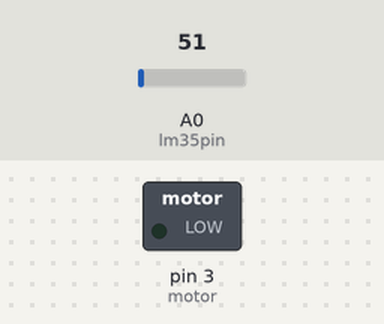
This sketch was run on a simulated Arduino Uno, built with avr-gcc and run on an emulated ATmega328P. Parts: switched loads named in the sketch (green lamp = pin HIGH). Inputs (shaded band) come from the test bench; at power-on: A0 (lm35pin) = 51.

Above: at 2.3 s.
2.4 s: A0 (lm35pin) set to 61
At 3.4 s:
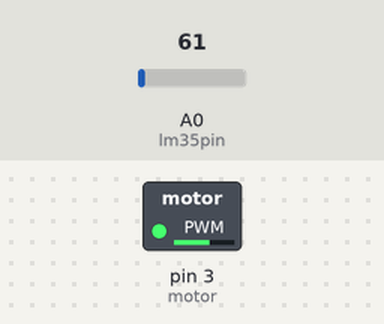
4.5 s: A0 (lm35pin) set to 70
At 5.7 s:
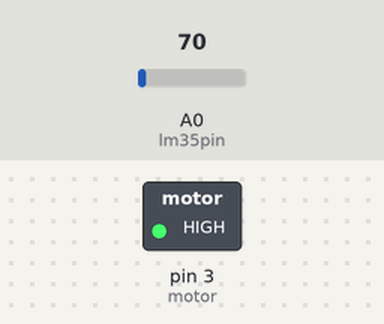
6.6 s: A0 (lm35pin) set to 30
At 8.0 s:
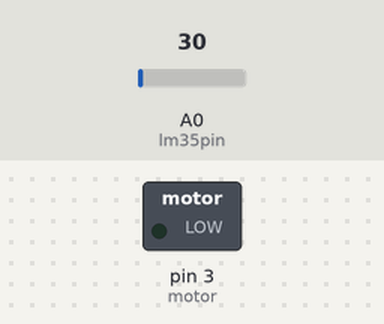
9.0 s: A0 (lm35pin) set to 71
At 10.4 s:
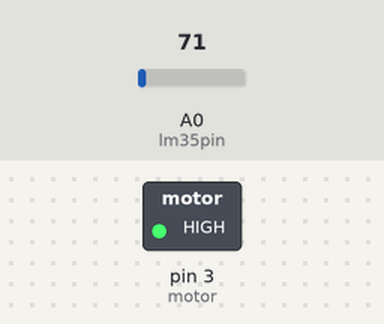
Timing chart, 0 to 12.0 s (numbered marks = the images above; inputs shaded):
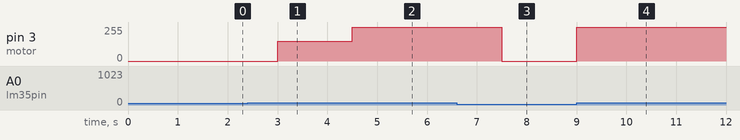

The sketch:

fanSicaklik.ino
```cpp
float sicaklik;
float deger;
int lm35pin=A0;
int motor=3;


void setup () {
  Serial.begin(9600);
  pinMode(motor,OUTPUT);
}

void loop () {
 deger = analogRead(lm35pin); //A0 dan analog veri okundu.
 deger = (deger/1023)*5000; //mv a çevirme işlemi.
 sicaklik = deger/10;  // celcius.


 if (sicaklik>=24 && sicaklik<=26)
 {
  analogWrite(motor,50);
 }

  if (sicaklik>26 && sicaklik<=29)
 {
  analogWrite(motor,90);
 }
  else if (sicaklik>29 && sicaklik<=32)
 {
  analogWrite(motor,150);
 }
 else if (sicaklik>32 )
 {


   analogWrite(motor,255);
 }
 else
 {
  analogWrite(motor,0);
 }
delay(1500);
}
```

Measured:
- the behaviour switches between 65 and 66 on A0 (lm35pin) (found by bisection; images 1 and 2)
- after the input at 2.4 s, pin 3 (motor): 0/255 → 150/255 after 0.60 s
- after the input at 4.5 s, pin 3 (motor): 150/255 → 255/255 at once
- after the input at 6.6 s, pin 3 (motor): 255/255 → 0/255 after 0.90 s
- after the input at 9.0 s, pin 3 (motor): 0/255 → 255/255 at once
